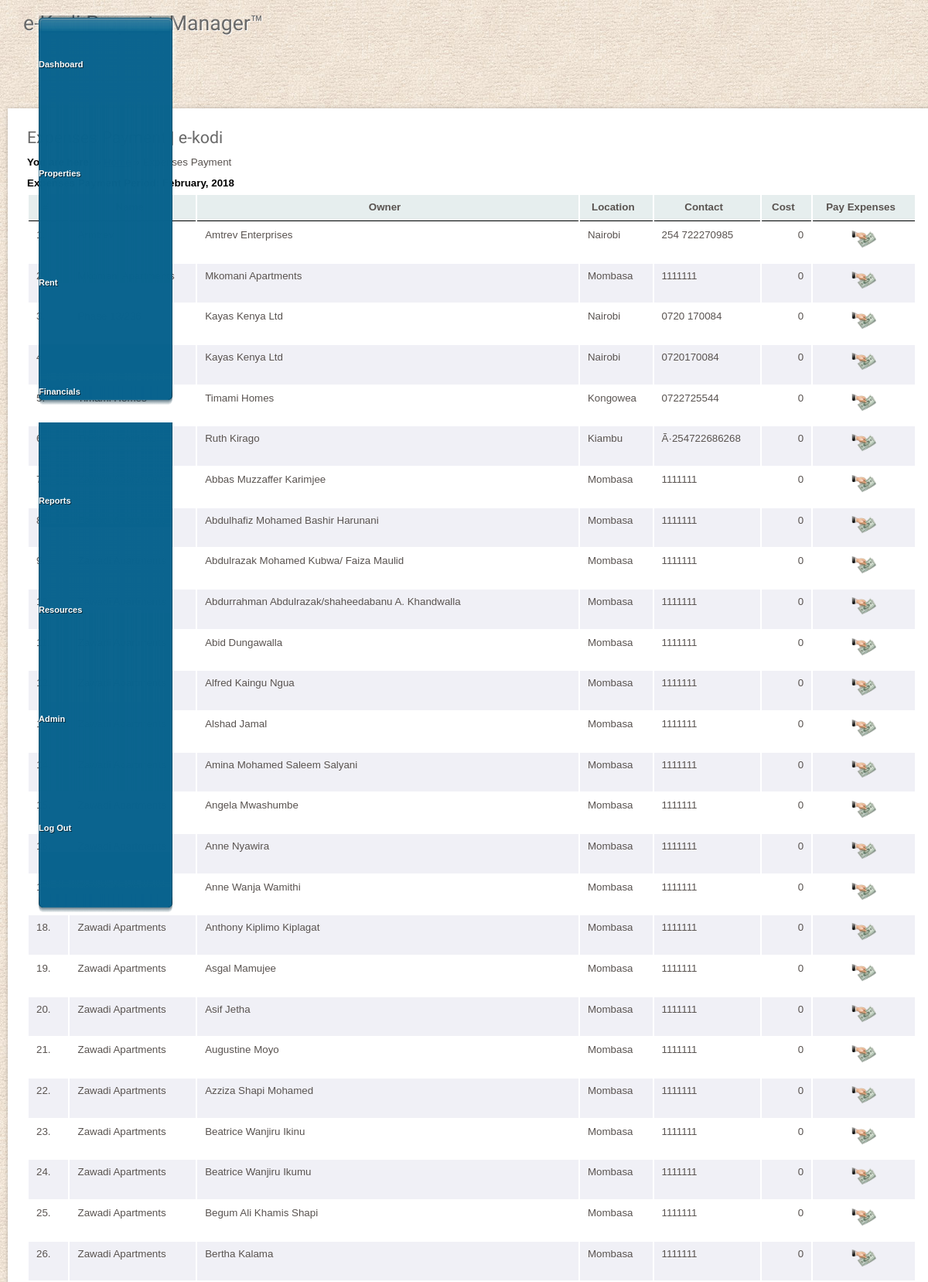
/property_expense_payment.php (signed in, upper part), run on the app's committed database.
### tables this page shows
CREATE TABLE `property_details` (
  `id` int(5) NOT NULL AUTO_INCREMENT,
  `property_name` varchar(150) DEFAULT NULL,
  `physical_address` longtext,
  `location` varchar(100) DEFAULT NULL,
  `property_owner` varchar(150) DEFAULT NULL,
  `propety_contact` varchar(50) DEFAULT NULL,
  `deposit` int(5) DEFAULT NULL,
  `bank_name` varchar(50) DEFAULT NULL,
  `bank_branch` varchar(50) DEFAULT NULL,
  `account_name` varchar(100) DEFAULT NULL,
  `account_number` varchar(150) DEFAULT NULL,
  `property_code` varchar(100) DEFAULT NULL,
  `commission` int(5) DEFAULT NULL,
  `penalties_day` int(5) DEFAULT NULL,
  `penalties` int(5) DEFAULT NULL,
  `transactiontime` datetime DEFAULT NULL,
  `property_month` int(11) DEFAULT NULL,
  `property_year` int(11) DEFAULT NULL,
  `email_address` varchar(50) DEFAULT NULL,
  `water_cost` int(11) DEFAULT NULL,
  `taxes` varchar(5) DEFAULT NULL,
  `lr_number` varchar(40) DEFAULT NULL,
  `construction_year` varchar(5) DEFAULT NULL,
  `property_type` varchar(15) DEFAULT NULL,
  `manager_id` int(10) DEFAULT NULL,
  `UID` int(10) DEFAULT NULL,
  `owner_id` int(5) DEFAULT NULL,
  PRIMARY KEY (`id`)
);

### property_expense_payment.php (the view, shortened to what this page needs)
<?php
	$adminstatus = 3;
	$property_manager_id = "";
	if (!empty($_SESSION)){
		$adminstatus = $_SESSION["adminstatus"] ;
		$property_manager_id = $_SESSION["property_manager_id"] ;
	}
	if($adminstatus == 3){
		include_once('includes/header.php');
		?>
		<script type="text/javascript">
			document.location = "insufficient_permission.php";
		</script>
		<?php
	}
	else{
		$page_title = "Expenses Payment";
		$repair_period = date("F, Y");
		include_once('includes/header.php');
		?>
		<div id="page">
			<div id="content">
				<div class="post">
					<h2><?php echo $page_title ?> | e-kodi</h2>
					<strong>You are here:</strong> &raquo; <a href="index.php">Home</a> &raquo; Expenses Payment<br />
					<strong>Expenses Payment Period: <?php echo $repair_period ?></strong><br />
					<table width="100%" border="0" cellspacing="2" class="display" cellpadding="2" id="example">
						<thead bgcolor="#E6EEEE">
							<tr>
								<th>#</th>
								<th>Name</th>
								<th>Owner</th>
								<th>Location</th>
								<th>Contact</th>
								<th>Cost</th>
								<th>Pay Expenses</th>
							</tr>
						</thead>
						<tbody>
						<?php
						if($property_manager_id == 0){
							$result_suppliers = mysql_query("select property_details.id, property_code, property_owner, property_name, property_details.location, propety_contact from property_details order by property_name, property_owner asc");
						}
							$intcount = 0;
							while ($row = mysql_fetch_array($result_suppliers))
							{
								$intcount++;
								$id = $row['id'];
								$property_name = $row['property_name'];
								$string = substr($property_name, 0, 2);
								if($string == 'ZA'){
									$property_name = 'Zawadi Apartments';
								}
								else{
									$property_name = $property_name;
									$property_name = ucwords(strtolower($property_name));
								}
								$property_owner = $row['property_owner'];
								$property_owner = ucwords(strtolower($property_owner));
								$location = $row['location'];
								$propety_contact = $row['propety_contact'];
								$expense_payment = 0;
								if ($intcount % 2 == 0) {
									$display= '<tr bgcolor = #F0F0F6>';
								}
								else {
									$display= '<tr>';
								}
								echo $display;
									echo "<td valign='top'>$intcount.</td>";
									echo "<td valign='top'>$property_name</td>";
									echo "<td valign='top'>$property_owner</td>";
									echo "<td valign='top'>$location</td>";
									echo "<td valign='top'>$propety_contact</td>";
									echo "<td valign='top' align='right'>".number_format($expense_payment, 0)."</td>";
									if($adminstatus == '5'){
										echo "<td valign='top' align='center'><a href='#' title = 'Pay Expenses for Property $property_name'><img src='images/rent.png' width='35px'></a></td>";
									}
									else{
										echo "<td valign='top' align='center'><a href='expense_payment.php?property_name=$id' title = 'Pay Expenses for Property $property_name'><img src='images/rent.png' width='35px'></a></td>";
									}
								echo "</tr>";
								}
							?>
						</tbody>
					</table>
				</div>
			</div>
			<br class="clearfix" />
			</div>
		</div>
<?php
	}
	include_once('includes/footer.php');
?>

### css/style.css (style rules this page uses)
* { padding: 0; margin: 0; }
a { text-decoration: underline; color: #336784; }
body { color: #595350; line-height: 2em; background: #ECE0D2 url(../images/bg.jpg); font-size: 10pt; }
body,input { font-family: 'Ubuntu', Kreon, Verdana, sans-serif; }
strong { color: #000; }
h1,h2,h3,h4 { font-weight: normal; }
h2,h3,h4 { color: #696969; font-family: 'Montserrat', 'Ubuntu Condensed', Verdana, sans-serif; margin-bottom: 0.25em; }
h2 { font-size: 1.6em; }
.post { margin: 0 0 40px 0; }
#content { background: #FFF; width: 1150px; padding: 25px; float: left; box-shadow: 0px 0px 5px 0px rgba(0,0,0,0.25); }
#page { width: 1180px; padding: 0; margin: 20px 0 10px 0; position: relative; }

### css/demo_table.css (style rules this page uses)
table.display { margin: 0 auto; clear: both; width: 100%; }
table.display thead th { padding: 3px 18px 3px 10px; border-bottom: 1px solid black; font-weight: bold; cursor: pointer; * cursor: hand; }
table.display td { padding: 3px 10px; }

### data on the page
property_details: property_owner "Amtrev Enterprises", location "Nairobi", propety_contact "254 722270985", expense_payment "0"
property_details: property_owner "Mkomani Apartments", location "Mombasa", propety_contact "1111111", expense_payment "0"
property_details: property_owner "Kayas Kenya Ltd", location "Nairobi", propety_contact "0720 170084", expense_payment "0"
property_details: property_owner "Kayas Kenya Ltd", location "Nairobi", propety_contact "0720170084", expense_payment "0"
property_details: property_owner "Timami Homes", location "Kongowea", propety_contact "0722725544", expense_payment "0"
property_details: property_owner "Ruth Kirago", location "Kiambu", propety_contact "Ã·254722686268", expense_payment "0"
property_details: property_owner "Abbas Muzzaffer Karimjee", location "Mombasa", propety_contact "1111111", expense_payment "0"
property_details: property_owner "Abdulhafiz Mohamed Bashir Harunani", location "Mombasa", propety_contact "1111111", expense_payment "0"
property_details: property_owner "Abdulrazak Mohamed Kubwa/ Faiza Maulid", location "Mombasa", propety_contact "1111111", expense_payment "0"
property_details: property_owner "Abdurrahman Abdulrazak/shaheedabanu A. Khandwalla", location "Mombasa", propety_contact "1111111", expense_payment "0"
property_details: property_owner "Abid Dungawalla", location "Mombasa", propety_contact "1111111", expense_payment "0"
property_details: property_owner "Alfred Kaingu Ngua", location "Mombasa", propety_contact "1111111", expense_payment "0"
property_details: property_owner "Alshad Jamal", location "Mombasa", propety_contact "1111111", expense_payment "0"
property_details: property_owner "Amina Mohamed Saleem Salyani", location "Mombasa", propety_contact "1111111", expense_payment "0"
property_details: property_owner "Angela Mwashumbe", location "Mombasa", propety_contact "1111111", expense_payment "0"
property_details: property_owner "Anne Nyawira", location "Mombasa", propety_contact "1111111", expense_payment "0"
property_details: property_owner "Anne Wanja Wamithi", location "Mombasa", propety_contact "1111111", expense_payment "0"
property_details: property_name "Zawadi Apartments", property_owner "Anthony Kiplimo Kiplagat", location "Mombasa", propety_contact "1111111", expense_payment "0"
property_details: property_name "Zawadi Apartments", property_owner "Asgal Mamujee", location "Mombasa", propety_contact "1111111", expense_payment "0"
property_details: property_name "Zawadi Apartments", property_owner "Asif Jetha", location "Mombasa", propety_contact "1111111", expense_payment "0"
property_details: property_name "Zawadi Apartments", property_owner "Augustine Moyo", location "Mombasa", propety_contact "1111111", expense_payment "0"
property_details: property_name "Zawadi Apartments", property_owner "Azziza Shapi Mohamed", location "Mombasa", propety_contact "1111111", expense_payment "0"
property_details: property_name "Zawadi Apartments", property_owner "Beatrice Wanjiru Ikinu", location "Mombasa", propety_contact "1111111", expense_payment "0"
property_details: property_name "Zawadi Apartments", property_owner "Beatrice Wanjiru Ikumu", location "Mombasa", propety_contact "1111111", expense_payment "0"
property_details: property_name "Zawadi Apartments", property_owner "Begum Ali Khamis Shapi", location "Mombasa", propety_contact "1111111", expense_payment "0"
property_details: property_name "Zawadi Apartments", property_owner "Bertha Kalama", location "Mombasa", propety_contact "1111111", expense_payment "0"
